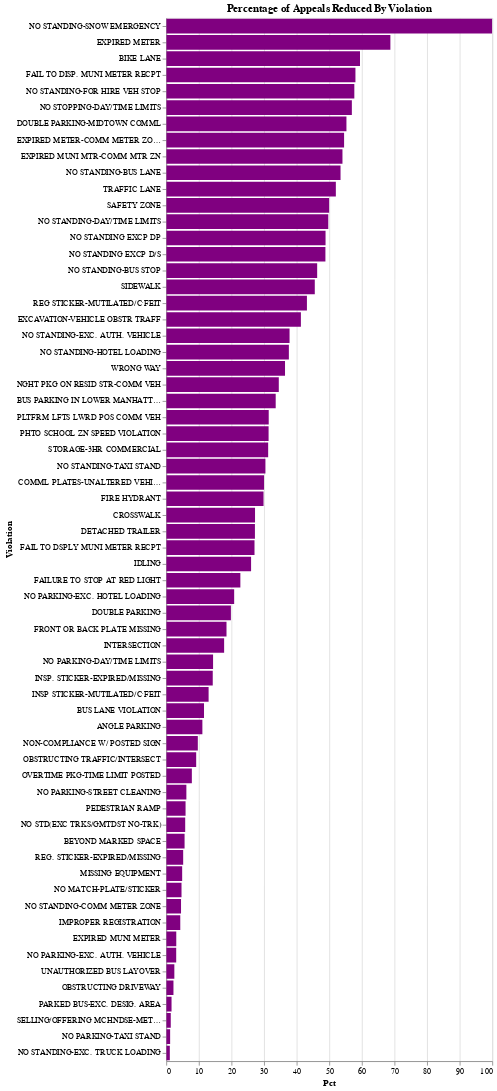

This figure's notebook cell:
### Code cell
# Graph reduced appeals in altair
reduced = df_violation_grouped.loc[df_violation_grouped['Coded Violation Status'] == 'Reduced']
alt.Chart(reduced).mark_bar(color='purple').encode(
    alt.X('Pct'),
    alt.Y('Violation', sort=alt.EncodingSortField(field="Pct", order="descending")),
).interactive().properties(
    title="Percentage of Appeals Reduced By Violation"
)

### Figure 1 — Vega-Lite specification as saved in the notebook (floating-point values rounded to 4 significant figures)
{"config": {"view": {"continuousWidth": 400, "continuousHeight": 300}}, "data": {"name": "data-35f733cedcabaeeae698d2389f4d8717"}, "mark": {"type": "bar", "color": "purple"}, "encoding": {"x": {"type": "quantitative", "field": "Pct"}, "y": {"type": "nominal", "field": "Violation", "sort": {"field": "Pct", "order": "descending"}}}, "selection": {"selector017": {"type": "interval", "bind": "scales", "encodings": ["x", "y"]}}, "title": "Percentage of Appeals Reduced By Violation", "$schema": "https://vega.github.io/schema/vega-lite/v4.8.1.json", "datasets": {"data-35f733cedcabaeeae698d2389f4d8717": [{"index": 6, "Violation": "ANGLE PARKING", "Coded Violation Status": "Reduced", "Summons Number": 156, "Pct": 11.08}, {"index": 13, "Violation": "BEYOND MARKED SPACE", "Coded Violation Status": "Reduced", "Summons Number": 51, "Pct": 5.62}, {"index": 17, "Violation": "BIKE LANE", "Coded Violation Status": "Reduced", "Summons Number": 25916, "Pct": 59.43}, {"index": 21, "Violation": "BUS LANE VIOLATION", "Coded Violation Status": "Reduced", "Summons Number": 2048, "Pct": 11.58}, {"index": 25, "Violation": "BUS PARKING IN LOWER MANHATTAN", "Coded Violation Status": "Reduced", "Summons Number": 94, "Pct": 33.57}, {"index": 29, "Violation": "COMML PLATES-UNALTERED VEHICLE", "Coded Violation Status": "Reduced", "Summons Number": 3676, "Pct": 29.99}, {"index": 33, "Violation": "CROSSWALK", "Coded Violation Status": "Reduced", "Summons Number": 6145, "Pct": 27.23}, {"index": 37, "Violation": "DETACHED TRAILER", "Coded Violation Status": "Reduced", "Summons Number": 703, "Pct": 27.2}, {"index": 44, "Violation": "DOUBLE PARKING", "Coded Violation Status": "Reduced", "Summons Number": 28011, "Pct": 19.83}, {"index": 48, "Violation": "DOUBLE PARKING-MIDTOWN COMML", "Coded Violation Status": "Reduced", "Summons Number": 50715, "Pct": 55.27}, {"index": 56, "Violation": "EXCAVATION-VEHICLE OBSTR TRAFF", "Coded Violation Status": "Reduced", "Summons Number": 178, "Pct": 41.3}, {"index": 60, "Violation": "EXPIRED METER", "Coded Violation Status": "Reduced", "Summons Number": 330, "Pct": 68.75}, {"index": 64, "Violation": "EXPIRED METER-COMM METER ZONE", "Coded Violation Status": "Reduced", "Summons Number": 96, "Pct": 54.55}, {"index": 68, "Violation": "EXPIRED MUNI METER", "Coded Violation Status": "Reduced", "Summons Number": 3400, "Pct": 3.07}, {"index": 72, "Violation": "EXPIRED MUNI MTR-COMM MTR ZN", "Coded Violation Status": "Reduced", "Summons Number": 24923, "Pct": 54.05}, {"index": 76, "Violation": "FAIL TO DISP. MUNI METER RECPT", "Coded Violation Status": "Reduced", "Summons Number": 88269, "Pct": 58.03}, {"index": 80, "Violation": "FAIL TO DSPLY MUNI METER RECPT", "Coded Violation Status": "Reduced", "Summons Number": 105796, "Pct": 27.07}, {"index": 87, "Violation": "FAILURE TO STOP AT RED LIGHT", "Coded Violation Status": "Reduced", "Summons Number": 4132, "Pct": 22.73}, {"index": 95, "Violation": "FIRE HYDRANT", "Coded Violation Status": "Reduced", "Summons Number": 28616, "Pct": 29.84}, {"index": 99, "Violation": "FRONT OR BACK PLATE MISSING", "Coded Violation Status": "Reduced", "Summons Number": 6091, "Pct": 18.48}, {"index": 103, "Violation": "IDLING", "Coded Violation Status": "Reduced", "Summons Number": 394, "Pct": 26.02}, {"index": 107, "Violation": "IMPROPER REGISTRATION", "Coded Violation Status": "Reduced", "Summons Number": 58, "Pct": 4.3}, {"index": 111, "Violation": "INSP STICKER-MUTILATED/C'FEIT", "Coded Violation Status": "Reduced", "Summons Number": 461, "Pct": 12.99}, {"index": 115, "Violation": "INSP. STICKER-EXPIRED/MISSING", "Coded Violation Status": "Reduced", "Summons Number": 12189, "Pct": 14.26}, {"index": 119, "Violation": "INTERSECTION", "Coded Violation Status": "Reduced", "Summons Number": 79, "Pct": 17.75}, {"index": 127, "Violation": "MISSING EQUIPMENT", "Coded Violation Status": "Reduced", "Summons Number": 27, "Pct": 4.88}, {"index": 131, "Violation": "NGHT PKG ON RESID STR-COMM VEH", "Coded Violation Status": "Reduced", "Summons Number": 4885, "Pct": 34.52}, {"index": 138, "Violation": "NO MATCH-PLATE/STICKER", "Coded Violation Status": "Reduced", "Summons Number": 118, "Pct": 4.68}, {"index": 144, "Violation": "NO PARKING-DAY/TIME LIMITS", "Coded Violation Status": "Reduced", "Summons Number": 16598, "Pct": 14.36}, {"index": 148, "Violation": "NO PARKING-EXC. AUTH. VEHICLE", "Coded Violation Status": "Reduced", "Summons Number": 368, "Pct": 3.05}, {"index": 156, "Violation": "NO PARKING-EXC. HOTEL LOADING", "Coded Violation Status": "Reduced", "Summons Number": 50, "Pct": 20.83}, {"index": 160, "Violation": "NO PARKING-STREET CLEANING", "Coded Violation Status": "Reduced", "Summons Number": 8284, "Pct": 6.17}, {"index": 164, "Violation": "NO PARKING-TAXI STAND", "Coded Violation Status": "Reduced", "Summons Number": 65, "Pct": 1.19}, {"index": 168, "Violation": "NO STANDING EXCP D/S", "Coded Violation Status": "Reduced", "Summons Number": 2698, "Pct": 48.82}, {"index": 171, "Violation": "NO STANDING EXCP DP", "Coded Violation Status": "Reduced", "Summons Number": 43, "Pct": 48.86}, {"index": 175, "Violation": "NO STANDING-BUS LANE", "Coded Violation Status": "Reduced", "Summons Number": 6567, "Pct": 53.46}, {"index": 179, "Violation": "NO STANDING-BUS STOP", "Coded Violation Status": "Reduced", "Summons Number": 48229, "Pct": 46.29}, {"index": 183, "Violation": "NO STANDING-COMM METER ZONE", "Coded Violation Status": "Reduced", "Summons Number": 1228, "Pct": 4.53}, {"index": 191, "Violation": "NO STANDING-DAY/TIME LIMITS", "Coded Violation Status": "Reduced", "Summons Number": 182897, "Pct": 49.7}, {"index": 195, "Violation": "NO STANDING-EXC. AUTH. VEHICLE", "Coded Violation Status": "Reduced", "Summons Number": 9408, "Pct": 37.82}, {"index": 199, "Violation": "NO STANDING-EXC. TRUCK LOADING", "Coded Violation Status": "Reduced", "Summons Number": 407, "Pct": 1.09}, {"index": 202, "Violation": "NO STANDING-FOR HIRE VEH STOP", "Coded Violation Status": "Reduced", "Summons Number": 364, "Pct": 57.69}, {"index": 206, "Violation": "NO STANDING-HOTEL LOADING", "Coded Violation Status": "Reduced", "Summons Number": 1680, "Pct": 37.61}, {"index": 212, "Violation": "NO STANDING-SNOW EMERGENCY", "Coded Violation Status": "Reduced", "Summons Number": 60, "Pct": 100.0}, {"index": 216, "Violation": "NO STANDING-TAXI STAND", "Coded Violation Status": "Reduced", "Summons Number": 3599, "Pct": 30.42}, {"index": 220, "Violation": "NO STD(EXC TRKS/GMTDST NO-TRK)", "Coded Violation Status": "Reduced", "Summons Number": 95, "Pct": 5.81}, {"index": 227, "Violation": "NO STOPPING-DAY/TIME LIMITS", "Coded Violation Status": "Reduced", "Summons Number": 18077, "Pct": 56.93}, {"index": 231, "Violation": "NON-COMPLIANCE W/ POSTED SIGN", "Coded Violation Status": "Reduced", "Summons Number": 627, "Pct": 9.68}, {"index": 235, "Violation": "OBSTRUCTING DRIVEWAY", "Coded Violation Status": "Reduced", "Summons Number": 99, "Pct": 2.21}, {"index": 239, "Violation": "OBSTRUCTING TRAFFIC/INTERSECT", "Coded Violation Status": "Reduced", "Summons Number": 1254, "Pct": 9.18}, {"index": 254, "Violation": "OVERTIME PKG-TIME LIMIT POSTED", "Coded Violation Status": "Reduced", "Summons Number": 43, "Pct": 7.85}, {"index": 262, "Violation": "PARKED BUS-EXC. DESIG. AREA", "Coded Violation Status": "Reduced", "Summons Number": 95, "Pct": 1.62}, {"index": 266, "Violation": "PEDESTRIAN RAMP", "Coded Violation Status": "Reduced", "Summons Number": 70, "Pct": 5.92}, {"index": 270, "Violation": "PHTO SCHOOL ZN SPEED VIOLATION", "Coded Violation Status": "Reduced", "Summons Number": 10271, "Pct": 31.39}, {"index": 277, "Violation": "PLTFRM LFTS LWRD POS COMM VEH", "Coded Violation Status": "Reduced", "Summons Number": 16504, "Pct": 31.43}, {"index": 284, "Violation": "REG STICKER-MUTILATED/C'FEIT", "Coded Violation Status": "Reduced", "Summons Number": 938, "Pct": 43.15}, {"index": 288, "Violation": "REG. STICKER-EXPIRED/MISSING", "Coded Violation Status": "Reduced", "Summons Number": 3745, "Pct": 5.19}, {"index": 293, "Violation": "SAFETY ZONE", "Coded Violation Status": "Reduced", "Summons Number": 8378, "Pct": 49.96}, {"index": 297, "Violation": "SELLING/OFFERING MCHNDSE-METER", "Coded Violation Status": "Reduced", "Summons Number": 34, "Pct": 1.38}, {"index": 301, "Violation": "SIDEWALK", "Coded Violation Status": "Reduced", "Summons Number": 9287, "Pct": 45.56}, {"index": 305, "Violation": "STORAGE-3HR COMMERCIAL", "Coded Violation Status": "Reduced", "Summons Number": 1662, "Pct": 31.26}, {"index": 309, "Violation": "TRAFFIC LANE", "Coded Violation Status": "Reduced", "Summons Number": 1401, "Pct": 52.02}, {"index": 322, "Violation": "UNAUTHORIZED BUS LAYOVER", "Coded Violation Status": "Reduced", "Summons Number": 89, "Pct": 2.48}, {"index": 342, "Violation": "WRONG WAY", "Coded Violation Status": "Reduced", "Summons Number": 907, "Pct": 36.43}]}}
